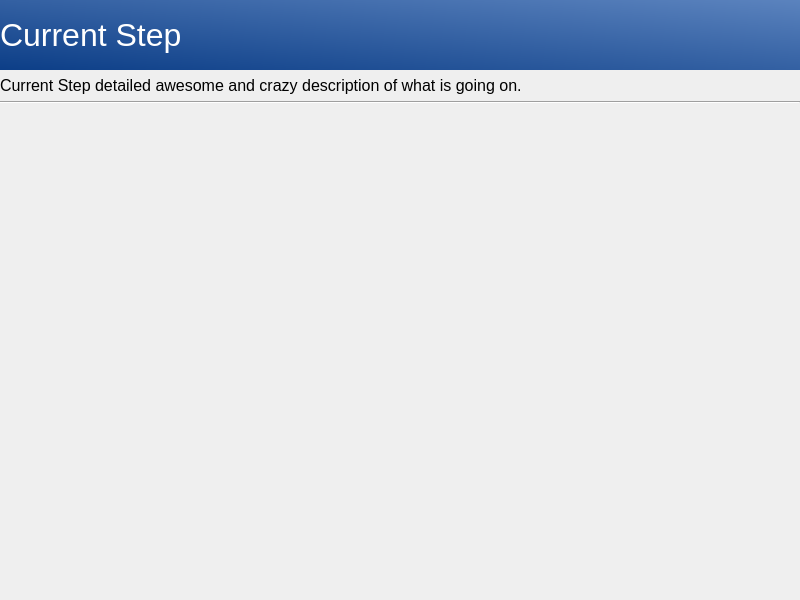
<?xml version="1.0" encoding="UTF-8"?>
<ui version="4.0">
 <class>MainWindow</class>
 <widget class="QMainWindow" name="MainWindow">
  <property name="enabled">
   <bool>true</bool>
  </property>
  <property name="geometry">
   <rect>
    <x>0</x>
    <y>0</y>
    <width>800</width>
    <height>600</height>
   </rect>
  </property>
  <property name="maximumSize">
   <size>
    <width>800</width>
    <height>600</height>
   </size>
  </property>
  <property name="windowTitle">
   <string>MainWindow</string>
  </property>
  <widget class="QWidget" name="centralWidget">
   <property name="sizePolicy">
    <sizepolicy hsizetype="Expanding" vsizetype="Expanding">
     <horstretch>0</horstretch>
     <verstretch>0</verstretch>
    </sizepolicy>
   </property>
   <layout class="QVBoxLayout" name="verticalLayout">
    <property name="leftMargin">
     <number>0</number>
    </property>
    <property name="topMargin">
     <number>0</number>
    </property>
    <property name="rightMargin">
     <number>0</number>
    </property>
    <property name="bottomMargin">
     <number>0</number>
    </property>
    <item>
     <widget class="QLabel" name="labelCurrentStep">
      <property name="enabled">
       <bool>true</bool>
      </property>
      <property name="sizePolicy">
       <sizepolicy hsizetype="Preferred" vsizetype="Preferred">
        <horstretch>0</horstretch>
        <verstretch>0</verstretch>
       </sizepolicy>
      </property>
      <property name="minimumSize">
       <size>
        <width>799</width>
        <height>70</height>
       </size>
      </property>
      <property name="cursor">
       <cursorShape>WhatsThisCursor</cursorShape>
      </property>
      <property name="styleSheet">
       <string notr="true">background-color: qlineargradient(spread:pad, x1:0, y1:1, x2:1, y2:0, stop:0 rgba(12, 62, 135, 255), stop:1 rgba(91, 131, 190, 255));

font-size: 32px;
color: white;</string>
      </property>
      <property name="frameShape">
       <enum>QFrame::NoFrame</enum>
      </property>
      <property name="midLineWidth">
       <number>12</number>
      </property>
      <property name="text">
       <string>Current Step</string>
      </property>
      <property name="margin">
       <number>16</number>
      </property>
     </widget>
    </item>
    <item>
     <widget class="QLabel" name="labelStepDescription">
      <property name="maximumSize">
       <size>
        <width>700</width>
        <height>16777215</height>
       </size>
      </property>
      <property name="styleSheet">
       <string notr="true">font-size: 16px;</string>
      </property>
      <property name="text">
       <string>Current Step detailed awesome and crazy description of what is going on.</string>
      </property>
      <property name="wordWrap">
       <bool>true</bool>
      </property>
      <property name="margin">
       <number>16</number>
      </property>
     </widget>
    </item>
    <item>
     <widget class="Line" name="line">
      <property name="orientation">
       <enum>Qt::Horizontal</enum>
      </property>
     </widget>
    </item>
    <item>
     <widget class="QStackedWidget" name="installsteps">
      <widget class="LanguageSelect" name="languageselect"/>
      <widget class="PartitionSelect" name="partitionSelect"/>
     </widget>
    </item>
   </layout>
  </widget>
  <widget class="QMenuBar" name="menuBar">
   <property name="geometry">
    <rect>
     <x>0</x>
     <y>0</y>
     <width>800</width>
     <height>23</height>
    </rect>
   </property>
  </widget>
 </widget>
 <layoutdefault spacing="6" margin="11"/>
 <customwidgets>
  <customwidget>
   <class>LanguageSelect</class>
   <extends>QWidget</extends>
   <header>languageselect.h</header>
   <container>1</container>
  </customwidget>
  <customwidget>
   <class>PartitionSelect</class>
   <extends>QWidget</extends>
   <header>partitionselect.h</header>
   <container>1</container>
  </customwidget>
 </customwidgets>
 <resources/>
 <connections/>
</ui>
